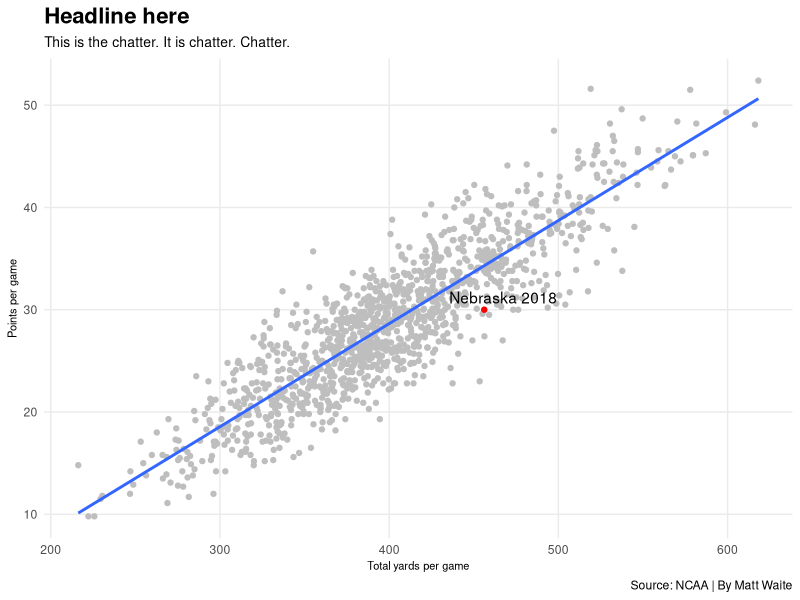
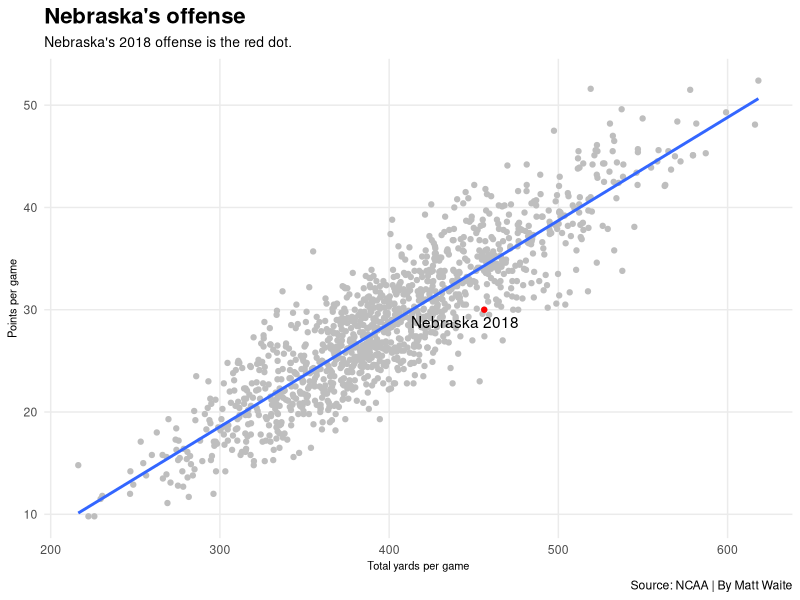
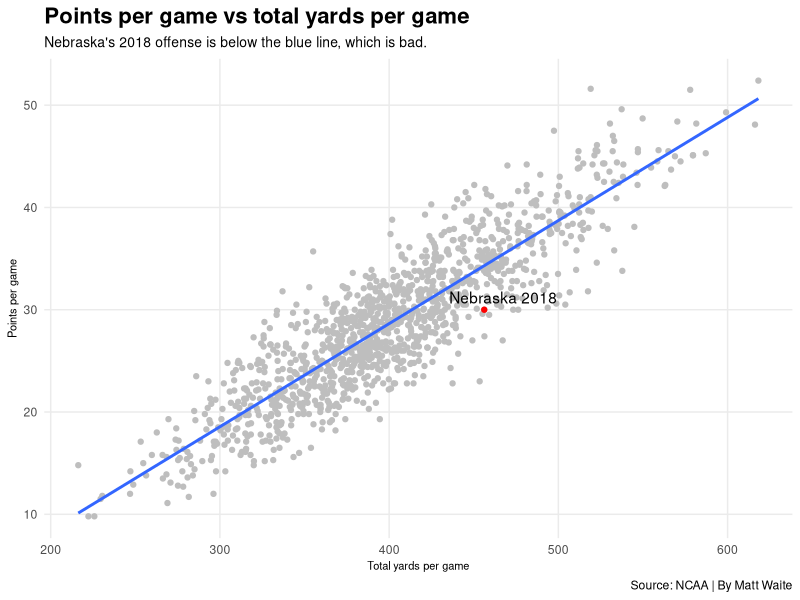
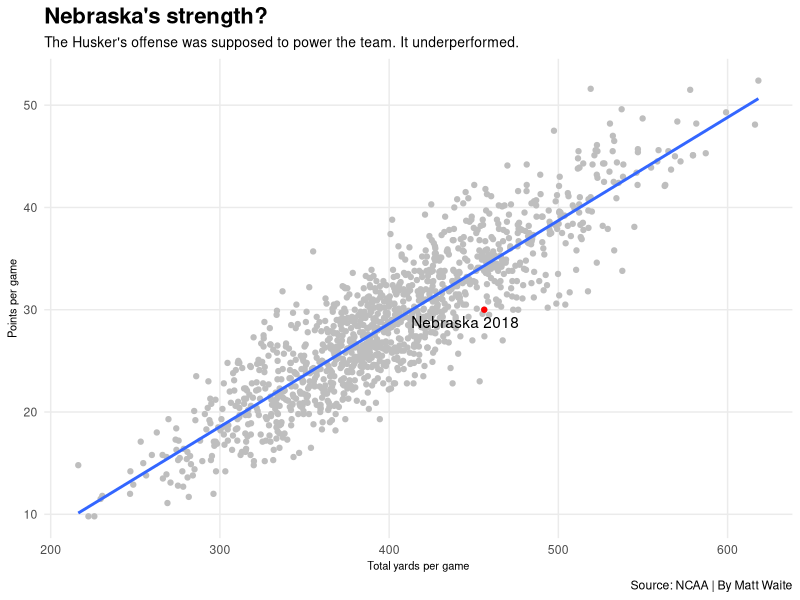
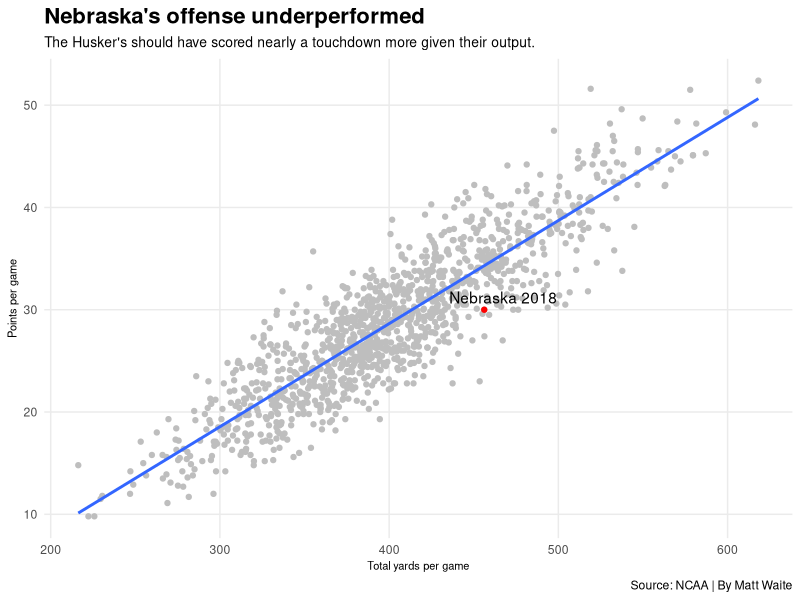

R code for these plots, in order:
## ---- chunk 1
library(tidyverse)
library(ggrepel)
## ---- chunk 2
scoring <- read_csv("data/scoringoffense.csv")

total <- read_csv("data/totaloffense.csv")

offense <- total %>% left_join(scoring, by=c("Name", "Year"))

nu <- offense %>% filter(Name == "Nebraska") %>% filter(Year == 2018)
## ---- chunk 3

ggplot(offense, aes(x=`Yards/G`, y=`Points/G`)) + 
  geom_point(color="grey") + geom_smooth(method=lm, se=FALSE) + 
  labs(x="Total yards per game", y="Points per game", title="Headline here", subtitle="This is the chatter. It is chatter. Chatter.", caption="Source: NCAA | By Matt Waite") + 
  theme_minimal() + 
  theme(
    plot.title = element_text(size = 16, face = "bold"),
    axis.title = element_text(size = 8), 
    plot.subtitle = element_text(size=10), 
    panel.grid.minor = element_blank()
    ) +
  geom_point(data=nu, aes(x=`Yards/G`, y=`Points/G`), color="red") + 
  geom_text_repel(data=nu, aes(x=`Yards/G`, y=`Points/G`, label="Nebraska 2018"))
## ---- chunk 4
ggplot(offense, aes(x=`Yards/G`, y=`Points/G`)) + 
  geom_point(color="grey") + geom_smooth(method=lm, se=FALSE) + 
  labs(x="Total yards per game", y="Points per game", title="Nebraska's offense", subtitle="Nebraska's 2018 offense is the red dot.", caption="Source: NCAA | By Matt Waite") + 
  theme_minimal() + 
  theme(
    plot.title = element_text(size = 16, face = "bold"),
    axis.title = element_text(size = 8), 
    plot.subtitle = element_text(size=10), 
    panel.grid.minor = element_blank()
    ) +
  geom_point(data=nu, aes(x=`Yards/G`, y=`Points/G`), color="red") + 
  geom_text_repel(data=nu, aes(x=`Yards/G`, y=`Points/G`, label="Nebraska 2018"))
## ---- chunk 5
ggplot(offense, aes(x=`Yards/G`, y=`Points/G`)) + 
  geom_point(color="grey") + geom_smooth(method=lm, se=FALSE) + 
  labs(x="Total yards per game", y="Points per game", title="Points per game vs total yards per game", subtitle="Nebraska's 2018 offense is below the blue line, which is bad.", caption="Source: NCAA | By Matt Waite") + 
  theme_minimal() + 
  theme(
    plot.title = element_text(size = 16, face = "bold"),
    axis.title = element_text(size = 8), 
    plot.subtitle = element_text(size=10), 
    panel.grid.minor = element_blank()
    ) +
  geom_point(data=nu, aes(x=`Yards/G`, y=`Points/G`), color="red") + 
  geom_text_repel(data=nu, aes(x=`Yards/G`, y=`Points/G`, label="Nebraska 2018"))
## ---- chunk 6
ggplot(offense, aes(x=`Yards/G`, y=`Points/G`)) + 
  geom_point(color="grey") + geom_smooth(method=lm, se=FALSE) + 
  labs(x="Total yards per game", y="Points per game", title="Nebraska's strength?", subtitle="The Husker's offense was supposed to power the team. It underperformed.", caption="Source: NCAA | By Matt Waite") + 
  theme_minimal() + 
  theme(
    plot.title = element_text(size = 16, face = "bold"),
    axis.title = element_text(size = 8), 
    plot.subtitle = element_text(size=10), 
    panel.grid.minor = element_blank()
    ) +
  geom_point(data=nu, aes(x=`Yards/G`, y=`Points/G`), color="red") + 
  geom_text_repel(data=nu, aes(x=`Yards/G`, y=`Points/G`, label="Nebraska 2018"))
## ---- chunk 7
ggplot(offense, aes(x=`Yards/G`, y=`Points/G`)) + 
  geom_point(color="grey") + geom_smooth(method=lm, se=FALSE) + 
  labs(x="Total yards per game", y="Points per game", title="Nebraska's offense underperformed", subtitle="The Husker's should have scored nearly a touchdown more given their output.", caption="Source: NCAA | By Matt Waite") + 
  theme_minimal() + 
  theme(
    plot.title = element_text(size = 16, face = "bold"),
    axis.title = element_text(size = 8), 
    plot.subtitle = element_text(size=10), 
    panel.grid.minor = element_blank()
    ) +
  geom_point(data=nu, aes(x=`Yards/G`, y=`Points/G`), color="red") + 
  geom_text_repel(data=nu, aes(x=`Yards/G`, y=`Points/G`, label="Nebraska 2018"))
